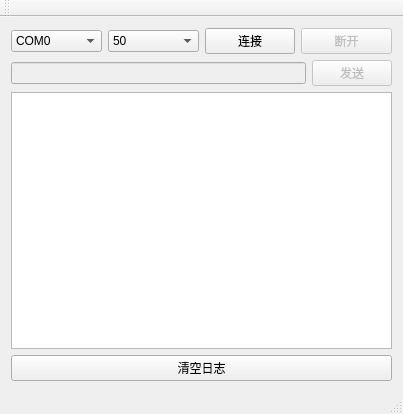
<?xml version="1.0" encoding="UTF-8"?>
<ui version="4.0">
 <class>Uart_Demo</class>
 <widget class="QMainWindow" name="Uart_Demo">
  <property name="geometry">
   <rect>
    <x>0</x>
    <y>0</y>
    <width>403</width>
    <height>414</height>
   </rect>
  </property>
  <property name="windowTitle">
   <string>Uart_Demo</string>
  </property>
  <widget class="QWidget" name="centralWidget">
   <layout class="QGridLayout" name="gridLayout">
    <item row="0" column="0">
     <layout class="QHBoxLayout" name="horizontalLayout">
      <item>
       <widget class="QComboBox" name="comboBox_SlectCom">
        <item>
         <property name="text">
          <string>COM0</string>
         </property>
        </item>
        <item>
         <property name="text">
          <string>COM1</string>
         </property>
        </item>
        <item>
         <property name="text">
          <string>COM2</string>
         </property>
        </item>
        <item>
         <property name="text">
          <string>COM3</string>
         </property>
        </item>
        <item>
         <property name="text">
          <string>COM4</string>
         </property>
        </item>
        <item>
         <property name="text">
          <string>COM5</string>
         </property>
        </item>
        <item>
         <property name="text">
          <string>COM6</string>
         </property>
        </item>
        <item>
         <property name="text">
          <string>COM7</string>
         </property>
        </item>
        <item>
         <property name="text">
          <string>COM8</string>
         </property>
        </item>
        <item>
         <property name="text">
          <string>COM9</string>
         </property>
        </item>
        <item>
         <property name="text">
          <string>COM10</string>
         </property>
        </item>
        <item>
         <property name="text">
          <string>COM11</string>
         </property>
        </item>
        <item>
         <property name="text">
          <string>COM12</string>
         </property>
        </item>
        <item>
         <property name="text">
          <string>COM13</string>
         </property>
        </item>
        <item>
         <property name="text">
          <string>COM14</string>
         </property>
        </item>
        <item>
         <property name="text">
          <string>COM15</string>
         </property>
        </item>
        <item>
         <property name="text">
          <string>COM16</string>
         </property>
        </item>
       </widget>
      </item>
      <item>
       <widget class="QComboBox" name="comboBox_BoartRate">
        <item>
         <property name="text">
          <string>50</string>
         </property>
        </item>
        <item>
         <property name="text">
          <string>75</string>
         </property>
        </item>
        <item>
         <property name="text">
          <string>110</string>
         </property>
        </item>
        <item>
         <property name="text">
          <string>134</string>
         </property>
        </item>
        <item>
         <property name="text">
          <string>150</string>
         </property>
        </item>
        <item>
         <property name="text">
          <string>200</string>
         </property>
        </item>
        <item>
         <property name="text">
          <string>300</string>
         </property>
        </item>
        <item>
         <property name="text">
          <string>600</string>
         </property>
        </item>
        <item>
         <property name="text">
          <string>1200</string>
         </property>
        </item>
        <item>
         <property name="text">
          <string>1800</string>
         </property>
        </item>
        <item>
         <property name="text">
          <string>2400</string>
         </property>
        </item>
        <item>
         <property name="text">
          <string>4800</string>
         </property>
        </item>
        <item>
         <property name="text">
          <string>9600</string>
         </property>
        </item>
        <item>
         <property name="text">
          <string>14400</string>
         </property>
        </item>
        <item>
         <property name="text">
          <string>19200</string>
         </property>
        </item>
        <item>
         <property name="text">
          <string>38400</string>
         </property>
        </item>
        <item>
         <property name="text">
          <string>56000</string>
         </property>
        </item>
        <item>
         <property name="text">
          <string>57600</string>
         </property>
        </item>
        <item>
         <property name="text">
          <string>76800</string>
         </property>
        </item>
        <item>
         <property name="text">
          <string>115200</string>
         </property>
        </item>
        <item>
         <property name="text">
          <string>128000</string>
         </property>
        </item>
        <item>
         <property name="text">
          <string>256000</string>
         </property>
        </item>
       </widget>
      </item>
      <item>
       <widget class="QPushButton" name="pushButton_Connect">
        <property name="text">
         <string>连接</string>
        </property>
       </widget>
      </item>
      <item>
       <widget class="QPushButton" name="pushButton_Disconnect">
        <property name="enabled">
         <bool>false</bool>
        </property>
        <property name="text">
         <string>断开</string>
        </property>
       </widget>
      </item>
     </layout>
    </item>
    <item row="1" column="0">
     <layout class="QHBoxLayout" name="horizontalLayout_2">
      <item>
       <widget class="QLineEdit" name="lineEdit_SendContent">
        <property name="enabled">
         <bool>false</bool>
        </property>
       </widget>
      </item>
      <item>
       <widget class="QPushButton" name="pushButton_Send">
        <property name="enabled">
         <bool>false</bool>
        </property>
        <property name="text">
         <string>发送</string>
        </property>
       </widget>
      </item>
     </layout>
    </item>
    <item row="2" column="0">
     <widget class="QTextBrowser" name="textBrowser_Log"/>
    </item>
    <item row="3" column="0">
     <widget class="QPushButton" name="pushButton_Clear">
      <property name="text">
       <string>清空日志</string>
      </property>
     </widget>
    </item>
   </layout>
  </widget>
  <widget class="QMenuBar" name="menuBar">
   <property name="geometry">
    <rect>
     <x>0</x>
     <y>0</y>
     <width>403</width>
     <height>17</height>
    </rect>
   </property>
  </widget>
  <widget class="QToolBar" name="mainToolBar">
   <attribute name="toolBarArea">
    <enum>TopToolBarArea</enum>
   </attribute>
   <attribute name="toolBarBreak">
    <bool>false</bool>
   </attribute>
  </widget>
  <widget class="QStatusBar" name="statusBar"/>
 </widget>
 <layoutdefault spacing="6" margin="11"/>
 <resources/>
 <connections/>
</ui>
